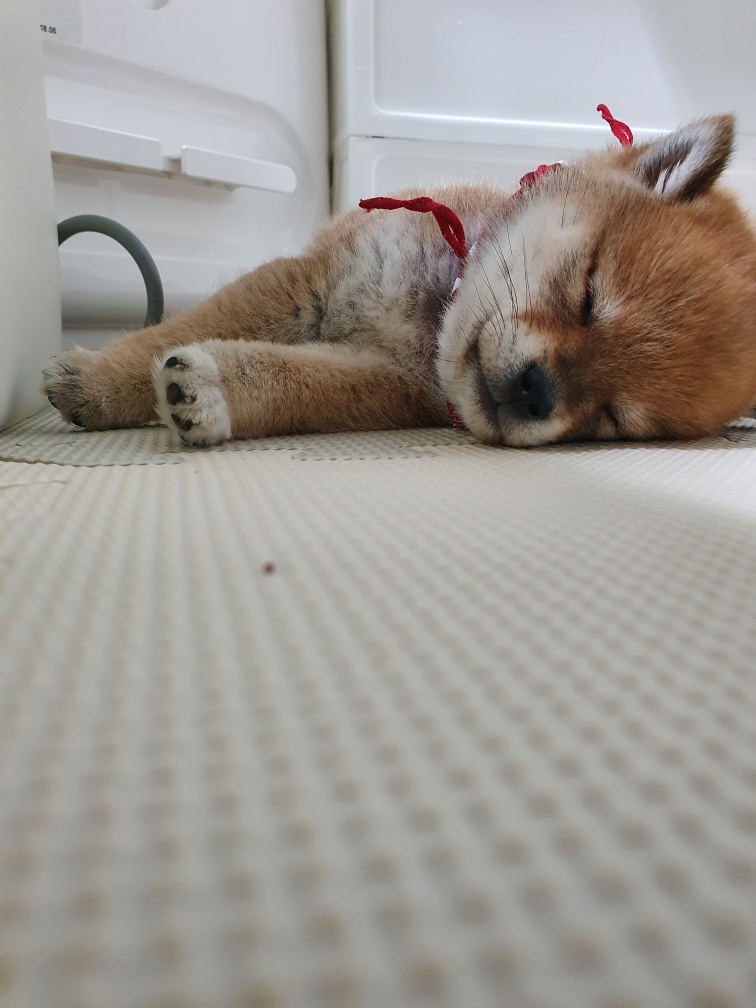
//> input picture ImageProcessing/Lecture_04_22/image.jpg, 3024 x 4032 px (shown at 1/4 size)
$ ./Number03   (built with g++ and OpenCV 4)
//> lines starting //> are read from the running program, lines starting //| are printed output that depends on the picture
#include <opencv2/opencv.hpp>
using namespace cv;
using namespace std;
// rotation() 함수를 이용해서 영상 파일을 입력 받아 300, 100 좌표를 기준으로 30도 회정
// affine 변환 행렬을 이용
// 두 함수가 같은 방향이 되도록

//화소값 양선형 보간
uchar bilinear_value(Mat img, int x, int y) {
	// 입력영상 범위 벗어나지 않도록
	if (x >= img.cols - 1) x--;
	if (y >= img.rows - 1) y--;

	Point pt((int)x, (int)y);
	int A = img.at<uchar>(pt);
	int B = img.at<uchar>(pt + Point(0, 1));
	int C = img.at<uchar>(pt + Point(1, 0));
	int D = img.at<uchar>(pt + Point(1, 1));

	double alpha = y - pt.y;
	double beta = x - pt.x;
	int M1 = A + (int)cvRound(alpha * (B - A));
	int M2 = C + (int)cvRound(alpha * (D - C));
	int P = M1 + (int)cvRound(beta * (M2 - M1));

	return saturate_cast<uchar>(P);
}

// 원점기준 회전 변환
void rotation(Mat img, Mat& dst, double dgree, Point pt) {
	double radian = dgree / 180 * CV_PI; // 회전 각도
	double sin_value = sin(radian);
	double cos_value = cos(radian);

	Rect rect(Point(0, 0), img.size()); // 입력 영상 범위 사각형
	dst = Mat(img.size(), img.type(), Scalar(0)); // 목적 영상

	// 목적영상 순회 (역방향 사상)
	for (int i = 0; i < dst.rows; i++) {
		for (int j = 0; j < dst.cols; j++) {
			int jj = j - pt.x;
			int ii = i - pt.y;
			double x = jj * cos_value + ii * sin_value + pt.x; //회전 변환 수식
			double y = -jj * sin_value + ii * cos_value + pt.y; //역방향 사상 수식

			//입력 영상 범위 확인
			if (rect.contains(Point2d(x, y)))
				dst.at<uchar>(i, j) = bilinear_value(img, x, y);
		}
	}
}

void main() {
	Mat image = imread("../Lecture_04_22/image.jpg", 0);
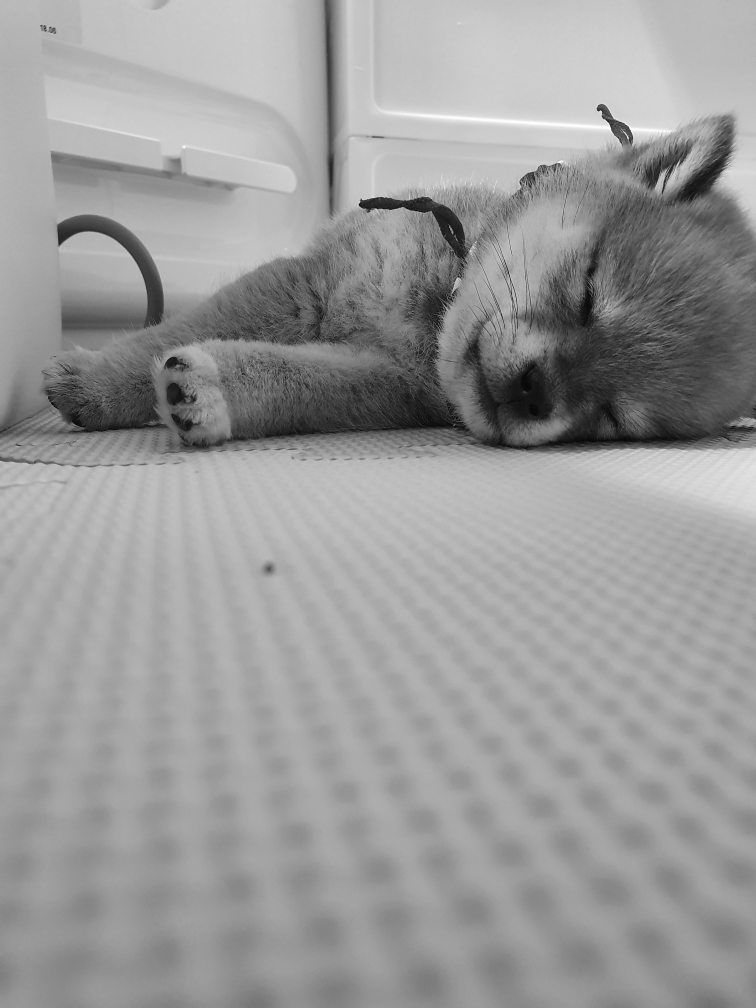
//> image: 4032 rows x 3024 cols, CV_8UC1 (shown at 1/4 size); min 0, max 255, mean 154.3
	CV_Assert(image.data);
	Size size(0, 0);
	resize(image, image, size, 0.2, 0.2, INTER_LINEAR);
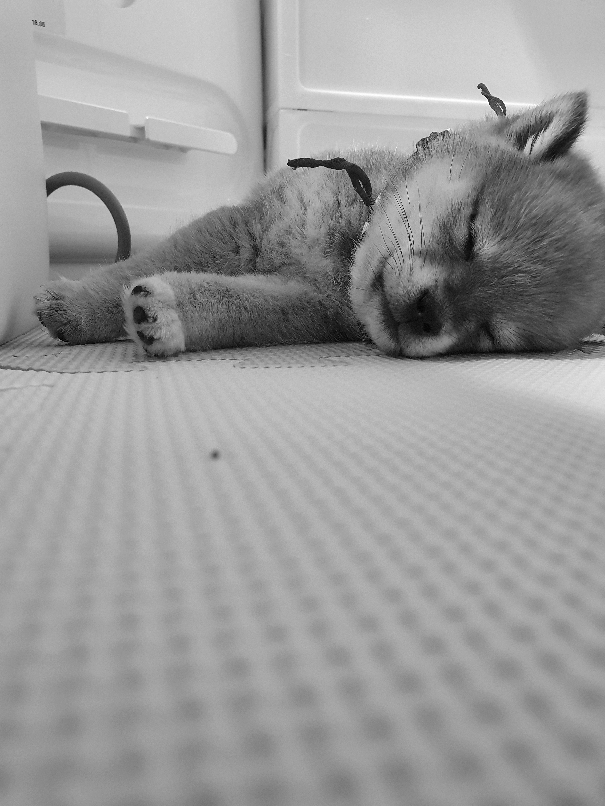
//> image: 806 rows x 605 cols, CV_8UC1; min 0, max 255, mean 154.3

	Mat dst1;
	Point center = image.size() / 2;
//> center = Point(302, 403)
	rotation(image, dst1, 30, center);
//> after the loop in rotation, `for (int i = 0; i < dst.rows; i++)`:
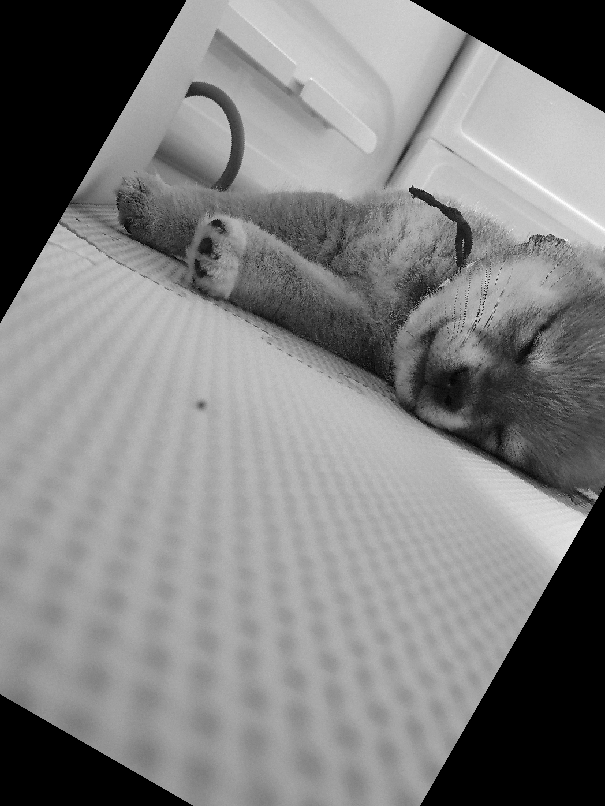
//> dst: 806 rows x 605 cols, CV_8UC1; min 0, max 255, mean 127.8

	imshow("image", image);
	imshow("dst1-30도 회전", dst1);
	waitKey();
}
